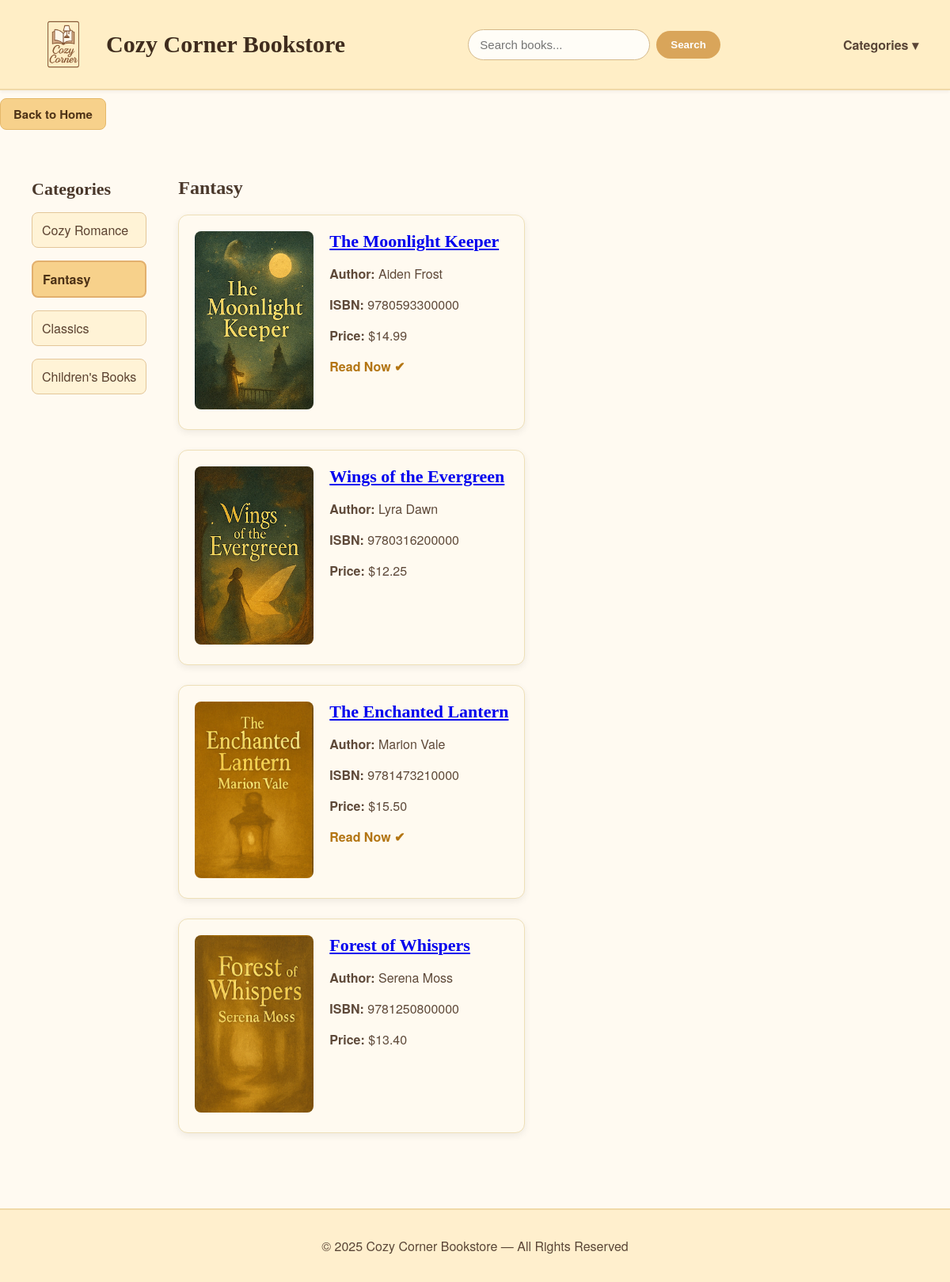
Screenshot of /category?categoryId=2 with the database file from the repository.
### tables this page shows
CREATE TABLE categories (
id INTEGER PRIMARY KEY,
name TEXT NOT NULL,
image TEXT
);

CREATE TABLE books (
id INTEGER PRIMARY KEY,
categoryId INTEGER,
title TEXT NOT NULL,
author TEXT,
isbn TEXT,
price REAL,
image TEXT,
readNow INTEGER,
FOREIGN KEY (categoryId) REFERENCES categories(id)
);

### app.py (the view)
@app.route('/category')
def category():
    category_id = request.args.get("categoryId", type=int)
    conn = get_db_connection()
    books = conn.execute(
        "SELECT * FROM books WHERE categoryId = ?",
        (category_id,)
    ).fetchall()
    cat_row = conn.execute(
        "SELECT name FROM categories WHERE id = ?",
        (category_id,)
    ).fetchone()
    conn.close()
    return render_template(
        "categories.html",
        categories=get_categories(),
        books=books,
        selectedCategory=category_id,
        currentCategoryName=cat_row["name"]
    )

### app.py (called while the page is built)
def get_db_connection():
    conn = sqlite3.connect('bookstore.db')
    conn.row_factory = sqlite3.Row
    return conn

def get_categories():
    conn = get_db_connection()
    rows = conn.execute("SELECT * FROM categories").fetchall()
    conn.close()
    return rows

### templates/categories.html (shortened to what this page needs)
{% extends "base.html" %}
{% block content %}
<div class="category-header">
    <a href="/" class="home-button">Back to Home</a>
</div>
<div class="category-page-container">
    <div class="category-sidebar">
        <h3>Categories</h3>
        {% for c in categories %}
            <p class="{% if c['id'] == selectedCategory %}selectedCategory{% else %}notSelectedCategory{% endif %}">
                <a href="/category?categoryId={{ c['id'] }}">
                    {{ c['name'] }}
                </a>
            </p>
        {% endfor %}
    </div>
    <div class="books-display">
        <h2>{{ currentCategoryName }}</h2>
        {% for book in books %}
            <div class="book-card">
                <a href="/book/{{ book['id'] }}">
                    <img src="{{ url_for('static', filename='images/books/' + book['image']) }}"
                         alt="{{ book['title'] }}"
                         class="book-cover">
                </a>
                <div class="book-info">
                    <h3>
                        <a href="/book/{{ book['id'] }}">
                            {{ book['title'] }}
                        </a>
                    </h3>
                    <p><strong>Author:</strong> {{ book['author'] }}</p>
                    <p><strong>ISBN:</strong> {{ book['isbn'] }}</p>
                    <p><strong>Price:</strong> ${{ '%.2f'|format(book['price']) }}</p>
                    {% if book['readNow'] == 1 %}
                        <p class="read-now">Read Now ✔</p>
                    {% endif %}
                </div>
            </div>
        {% endfor %}
    </div>
</div>
{% endblock %}

### static/main.css (style rules this page uses)
body { margin: 0; padding: 0; font-family: "Helvetica Neue", "Avenir", "Segoe UI", sans-serif; background-color: #fffaf1; color: #5e4939; }
h1, h2, h3 { font-family: "Georgia", "Times New Roman", serif; color: #4a382b; }
.back-link, .home-button, .back-button { display: inline-block; padding: 8px 16px; background: #f7d18b; border: 1px solid #e5b86a; border-radius: 8px; color: #4d3216; text-decoration: none; font-size: 15px; font-weight: bold; margin: 10px 0; transition: 0.2s; }
.category-page-container { display: flex; gap: 40px; padding: 30px 40px; }
.category-sidebar h3 { font-size: 22px; margin-bottom: 15px; }
.notSelectedCategory a, .selectedCategory a { display: block; padding: 10px 12px; border-radius: 8px; text-decoration: none; margin-bottom: 10px; }
.notSelectedCategory a { background: #fff3d6; border: 1px solid #e3c699; color: #5b4230; }
.selectedCategory a { background: #f7d18b; border: 2px solid #e2b06e; color: #4d3216; font-weight: bold; }
.book-card { display: flex; gap: 20px; padding: 20px; margin-bottom: 25px; background: #fffaf0; border-radius: 12px; border: 1px solid #eedfb7; box-shadow: 0 3px 10px rgba(0,0,0,0.07); }
.book-cover { width: 150px; border-radius: 8px; }
.book-info h3 { margin: 0; font-size: 22px; color: #3b2814; }
.read-now { color: #b37513; margin-top: 12px; font-weight: bold; }

### rows the page displays
categories: name "Cozy Romance"
categories: name "Fantasy"
categories: name "Classics"
categories: name "Children's Books"
books: image (picture), title "The Moonlight Keeper", author "Aiden Frost", isbn "9780593300000", price "14.99", readNow "Read Now ✔"
books: image (picture), title "Wings of the Evergreen", author "Lyra Dawn", isbn "9780316200000", price "12.25"
books: image (picture), title "The Enchanted Lantern", author "Marion Vale", isbn "9781473210000", price "15.50", readNow "Read Now ✔"
books: image (picture), title "Forest of Whispers", author "Serena Moss", isbn "9781250800000", price "13.40"
